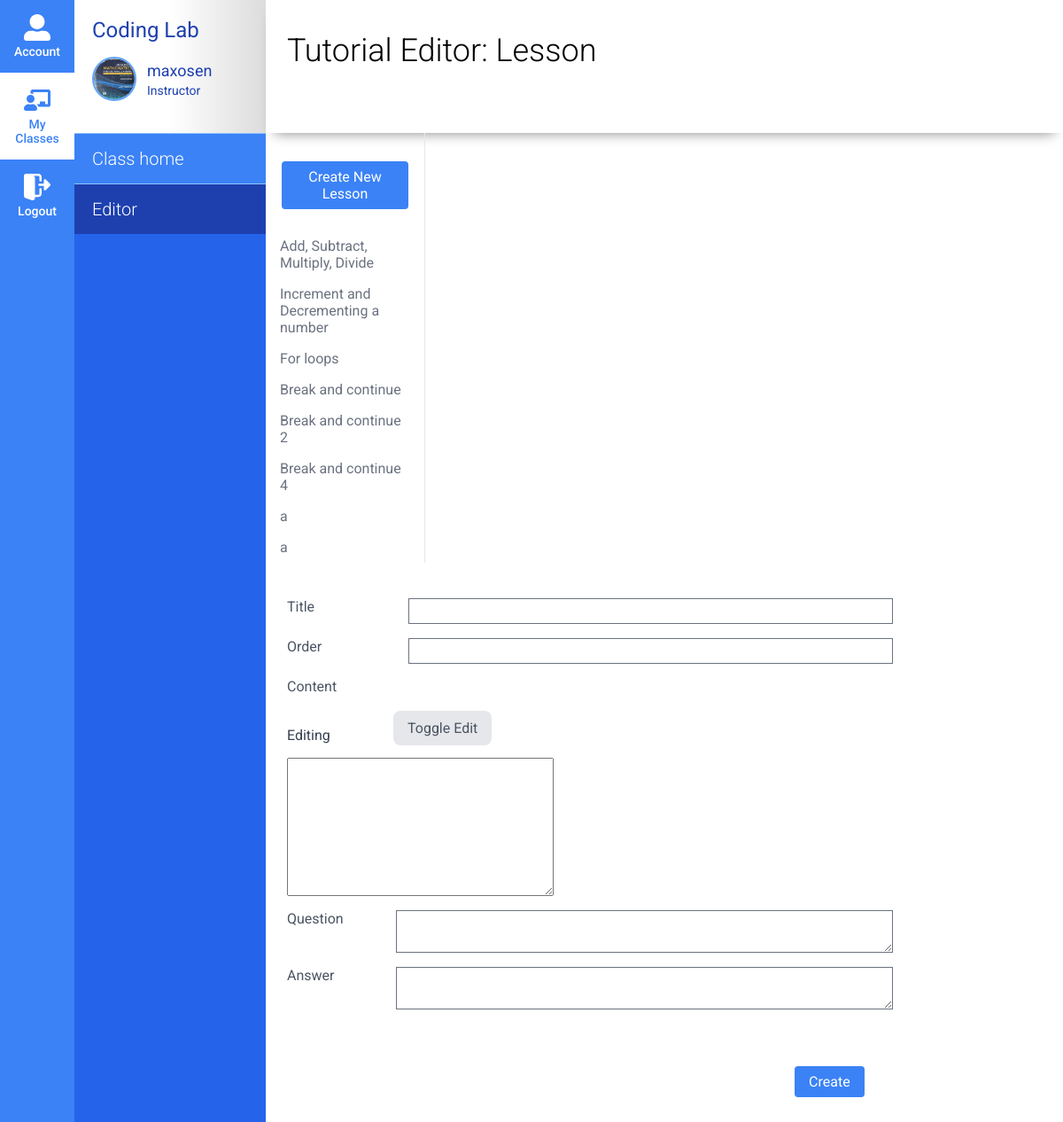
Screenshot of /class/1/editor/2 (signed in) with the database file from the repository.
### student/models.py (models this page shows, shortened)
class InstructorProfile(models.Model):
    user = models.OneToOneField(settings.AUTH_USER_MODEL,
                                on_delete=models.CASCADE)
    phone = models.CharField(max_length=50)
    photo = models.ImageField(upload_to='profile')

class Lesson(models.Model):
    tutorial = models.ForeignKey(Tutorial, on_delete=models.CASCADE)
    title = models.CharField(max_length=400)
    order = models.IntegerField()
    markdown = models.TextField()
    exercise_question = models.TextField(blank=True)
    exercise_ans = models.TextField(blank=True)
    date_created = models.DateField(auto_now_add=True)

### student/views.py (the view, shortened to what this page needs)
# urls.py: path('class/<int:class_id>/editor/<int:tutorial_id>', views.editor, name='editor'),
@login_required
def editor(request, class_id, tutorial_id):
    profile = InstructorProfile.objects.get(user=request.user)
    tutorial = Tutorial.objects.get(id=tutorial_id)
    if tutorial.tutorial_type == Tutorial.LESSON:
        form = LessonForm()
        materials = Lesson.objects.filter(tutorial=tutorial)
    context = {
        'form': form,
        'materials': materials,
        'profile': profile,
    }
    return render(request, 'editor.html', context)

### student/forms.py
class LessonForm(forms.ModelForm):
    class Meta:
        model = Lesson
        fields = ('title', 'order', 'markdown', 'exercise_question', 'exercise_ans')
        widgets = {
            'markdown': forms.Textarea(attrs={'id': 'editor'}),
            'exercise_question': forms.Textarea(attrs={'rows': 2, 'cols': 70}),
            'exercise_ans': forms.Textarea(attrs={'rows': 2, 'cols': 70}),
        }
    def get_form_type(self):
        return 'LessonForm'

### student/templates/editor.html (shortened to what this page needs)
{% load static %}
<html lang="en">
<head>
  <link rel="stylesheet" href="https://cdn.jsdelivr.net/simplemde/latest/simplemde.min.css">
  <link rel="stylesheet" href="https://stackpath.bootstrapcdn.com/font-awesome/4.7.0/css/font-awesome.min.css">
  <link rel="stylesheet" href="{% static 'css/layout.css' %}">
  <link rel="stylesheet" href="{% static 'css/editor.css' %}">
  <link rel="stylesheet" href="{% static 'vendor/prism.css' %}">
</head>
<body>
<div class="sidenav">
  <div class="sidenav-link">
    <a href="{% url 'account' %}">
      <div class="navi-icon">
      </div>
      Account
    </a>
  </div>
  <div class="sidenav-link active">
    <a href="{% url 'classes' %}">
      <div class="navi-icon"></div>
      My Classes
    </a>
  </div>
  <div class="sidenav-link">
    <a href="{% url 'logout' %}">
      <div class="navi-icon">
      </div>
      Logout
    </a>
  </div>
</div>
<div class="widenav">
  <div class="widenav-brand">
    <h2 class="widenav-brand--title-coding">Coding Lab</h2>
    <div class="profile-container">
      <img src="{{ profile.photo.url }}" alt="" class="profile-photo">
      <div class="profile-text-container">
        <p class="profile-username">{{ profile.user.username }}</p>
        <p class="profile-role">Instructor</p>
      </div>
    </div>
  </div>
  <div class="widenav-links">
    <div class="widenav-link">
      <a href="#">Class home</a>
    </div>
    <div class="widenav-link active">
      <a href="#">Editor</a>
    </div>
  </div>
</div>
<div class="content">
  <nav class="content--nav">
    <h1 class="content--nav-title">Tutorial Editor: Lesson</h1>
  </nav>
  <div class="content--content">
    <div class="lessons-sidebar">
      <a class="sidebar-create-btn" href="{% url 'editor' class_id=request.resolver_match.kwargs.class_id tutorial_id=request.resolver_match.kwargs.tutorial_id %}">
        {% if form.get_form_type == 'LessonForm' %}
          Create New Lesson
        {% else %}
          Create New Exercise
        {% endif %}
      </a>
      {% for material in materials %}
      <div class="edit-link {% if request.GET.content_id|slugify == material.id|slugify %}active{% endif %}">
        <a href="{% url 'editor' class_id=request.resolver_match.kwargs.class_id tutorial_id=request.resolver_match.kwargs.tutorial_id %}?content_id={{ material.id }}">
          <p>{{ material.title }}</p>
        </a>
      </div>
      {% endfor %}
    </div>
    {% if form.get_form_type == 'LessonForm' %}
      <div class="lessons-editor">
        <div class="content-editor--container">
          <form action="" method="post" class="editor-form" id="lesson-form">
            <div class="field-container">
              <label for="{{ form.title.id_for_label }}">Title</label>
              {{ form.title }}
            </div>
            <div class="field-container">
              <label for="{{ form.order.id_for_label }}">Order</label>
              {{ form.order }}
            </div>
            <label class="content-label" for="{{ form.markdown.id_for_label }}">Content</label>
            <div class="toggler-dashboard">
              <p id="toggler-state">Editing</p>
              <button id="editor-toggler">Toggle Edit</button>
            </div>
            <div id="editor-container">
              {{ form.markdown }}
            </div>
            <div class="exercise-editor--container">
              <div class="field-container">
                <label for="{{ form.exercise_question.id_for_label }}">Question</label>
                {{ form.exercise_question }}
              </div>
              <div class="field-container">
                <label for="{{ form.exercise_ans.id_for_label }}">Answer</label>
                {{ form.exercise_ans }}
              </div>
            </div>
            <button id="lesson-submit" class="editor-submit">
              {% if request.GET.content_id == None %}
                Create
              {% else %}
                Update
              {% endif %}
            </button>
          </form>
        </div>
      </div>
    {% endif %}
  </div>
</div>
</body>

### student/static/css/layout.css (style rules this page uses)
* { font-family: 'Roboto', sans-serif; box-sizing: border-box; }
body { display: flex; margin: 0; }
a { text-decoration: none; }
p, h1, h2, h3, h4, h5, h6 { margin: 0 }
.sidenav { display: flex; flex-direction: column; flex-basis: 7%; background-color: #3B82F6; color: white; text-align: center; font-weight: 500; }
.sidenav-link { cursor: pointer; padding: 16px 8px; }
.sidenav-link.active, .sidenav-link.active .navi-icon, .sidenav-link.active a { color: #3B82F6; background-color: white; }
.navi-icon { color: white; font-size: 30px; display: flex; justify-content: center; margin-bottom: 4px; }
.sidenav-link a { font-size: 14px; text-decoration: none; color: white; }
.widenav { flex-basis: 18%; color: white; background-color: #2563EB; }
.widenav-brand { display: flex; flex-direction: column; padding: 0 20px; background: linear-gradient(90deg, rgb(255, 255, 255) 50%, rgb(220, 220, 220) 100%); height: 150px; justify-content: center; }
.widenav-brand--title-coding { font-size: 24px; color: #1E40AF; margin: 0; font-weight: 400; }
.profile-container { display: flex; padding: 16px 0; align-items: center; }
.profile-photo { border-radius: 50%; border: 2px solid #60A5FA; width: 50px; height: 50px; }
.profile-text-container { padding-left: 12px; }
.profile-username { color: #1E40AF; font-size: 18px; }
.profile-role { font-size: 14px; color: #1E40AF; margin-top: 4px; }
.widenav-links { background-color: #2563EB; }
.widenav-link { background-color: #3B82F6; border-top: 1px solid #93C5FD; padding: 16px 20px; cursor: pointer; font-size: 20px; font-weight: 300; }
.widenav-link.active { background-color: #1E40AF; }
.widenav-link a { color: white; }
.content { flex: 1; }
.content--nav { height: 150px; padding-top: 36px; padding-left: 24px; box-shadow: 0 10px 14px -10px #858585; }
.content--nav-title { font-size: 36px; font-weight: 300; margin-bottom: 24px; }
.content--content { display: flex; flex-wrap: wrap; padding: 24px; }

### student/static/css/editor.css (style rules this page uses)
.content--content { display: flex; padding: 0; }
.lessons-sidebar { flex-basis: 20%; border-right: 1px solid #E5E7EB; padding-top: 32px; }
.sidebar-create-btn { display: block; padding: 8px 16px; width: 80%; text-decoration: none; color: white; background-color: #3B82F6; border-radius: 4px; margin: 0 auto; margin-bottom: 24px; text-align: center; }
.edit-link { padding: 8px 16px; }
.edit-link a { text-decoration: none; color: #6B7280; }
.lessons-editor { flex-basis: 80%; flex-grow: 0; padding: 24px; }
.toggler-dashboard { margin-top: 36px; margin-bottom: 16px; position: relative; display: flex; align-items: center; color: #374151; }
#editor-toggler { position: absolute; left: 120px; margin-bottom: 16px; padding: 10px 16px; color: #4B5563; background-color: #E5E7EB; border-radius: 8px; border: none; font-size: 16px; cursor: pointer; }
#editor { font-color: #374151; }
.editor-form .field-container { display: flex; margin-top: 16px; margin-bottom: 16px; }
.field-container label { flex-basis: 20%; color: #4B5563; }
.field-container input { flex-basis: 80%; padding: 4px 8px; border: 1px solid #6B7280; font-size: 16px; }
.content-label { display: block; color: #4B5563; margin-bottom: 8px; }
.exercise-editor--container textarea { padding: 4px 8px; border: 1px solid #6B7280; font-size: 16px; }
.editor-form { display: block; }
.editor-submit { display: block; margin-top: 64px; margin-right: 32px; margin-left: auto; padding: 8px 16px; color: white; background-color: #3B82F6; border: none; border-radius: 4px; font-size: 16px; cursor: pointer; }

### rows the page displays
InstructorProfile: photo (picture), user.username "maxosen"
Lesson: title "Add, Subtract, Multiply, Divide"
Lesson: title "Increment and Decrementing a number"
Lesson: title "For loops"
Lesson: title "Break and continue"
Lesson: title "Break and continue 2"
Lesson: title "Break and continue 4"
Lesson: title "a"
Lesson: title "a"
